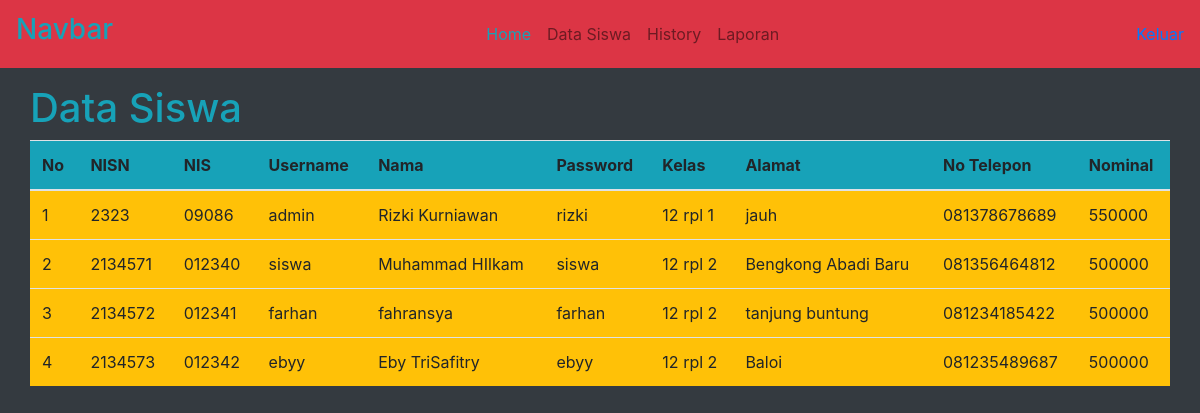
Screenshot of /petugas/data_siswa.php with the database file from the repository.
### tables this page shows
CREATE TABLE `siswa` (
  `nisn` int(10) NOT NULL,
  `nis` char(8) DEFAULT NULL,
  `username` varchar(25) NOT NULL,
  `nama` varchar(35) DEFAULT NULL,
  `password` varchar(11) NOT NULL,
  `id_kelas` int(11) DEFAULT NULL,
  `alamat` text DEFAULT NULL,
  `no_telp` varchar(13) NOT NULL,
  `level` enum('siswa') NOT NULL,
  `id_spp` int(11) DEFAULT NULL
);

CREATE TABLE `kelas` (
  `id_kelas` int(11) NOT NULL,
  `nama_kelas` varchar(10) NOT NULL,
  `kompetensi_keahlian` varchar(50) NOT NULL
);

CREATE TABLE `spp` (
  `id_spp` int(11) NOT NULL,
  `tahun` int(11) DEFAULT NULL,
  `nominal` int(11) DEFAULT NULL
);

### petugas/data_siswa.php (the view)
<?php
	include "menu_bar.php";
?>
<?php
 include "../koneksi.php";
 ?>
<div class="container mt-3">
	<div class="row">
		<h1 class="text-info">Data Siswa</h1>
		<table class="table">
			<thead class="thead bg-info">
				<tr>
					<th scope="col">No</th>
					<th scope="col">NISN</th>
					<th scope="col">NIS</th>
					<th scope="col">Username</th>
					<th scope="col">Nama</th>
					<th scope="col">Password</th>
					<th scope="col">Kelas</th>
					<th scope="col">Alamat</th>
					<th scope="col">No Telepon</th>
					<th scope="col">Nominal</th>
				</tr>
			</thead>
			<tbody class="bg-warning">
<?php
	$sql	= "SELECT * FROM siswa,kelas,spp where siswa.id_kelas = kelas.id_kelas AND siswa.id_spp = spp.id_spp ";
	$query  = mysqli_query($koneksi, $sql);
	$no=1;
	while ($data = mysqli_fetch_array($query)){
?>
	<tr class="odd gradeX">
		<td><?php echo $no; ?></td>
		<td><?php echo $data['nisn']; ?></td>
		<td><?php echo $data['nis']; ?></td>
		<td><?php echo $data['username']; ?></td>
		<td><?php echo $data['nama']; ?></td>
		<td><?php echo $data['password']; ?></td>
		<td><?php echo $data['nama_kelas']; ?></td>
		<td><?php echo $data['alamat']; ?></td>
		<td><?php echo $data['no_telp']; ?></td>
		<td><?php echo $data['nominal']; ?></td>
<?php
$no++;
	}
?>
			</tbody>
		</table>
	</div>
</div>

### rows the page displays
siswa: nisn "2323", nis "09086", username "admin", nama "Rizki Kurniawan", password "rizki", id_kelas.nama_kelas "12 rpl 1", alamat "jauh", no_telp "081378678689", id_spp.nominal "550000"
siswa: nisn "2134571", nis "012340", username "siswa", nama "Muhammad HIlkam", password "siswa", id_kelas.nama_kelas "12 rpl 2", alamat "Bengkong Abadi Baru", no_telp "081356464812", id_spp.nominal "500000"
siswa: nisn "2134572", nis "012341", username "farhan", nama "fahransya", password "farhan", id_kelas.nama_kelas "12 rpl 2", alamat "tanjung buntung", no_telp "081234185422", id_spp.nominal "500000"
siswa: nisn "2134573", nis "012342", username "ebyy", nama "Eby TriSafitry", password "ebyy", id_kelas.nama_kelas "12 rpl 2", alamat "Baloi", no_telp "081235489687", id_spp.nominal "500000"
